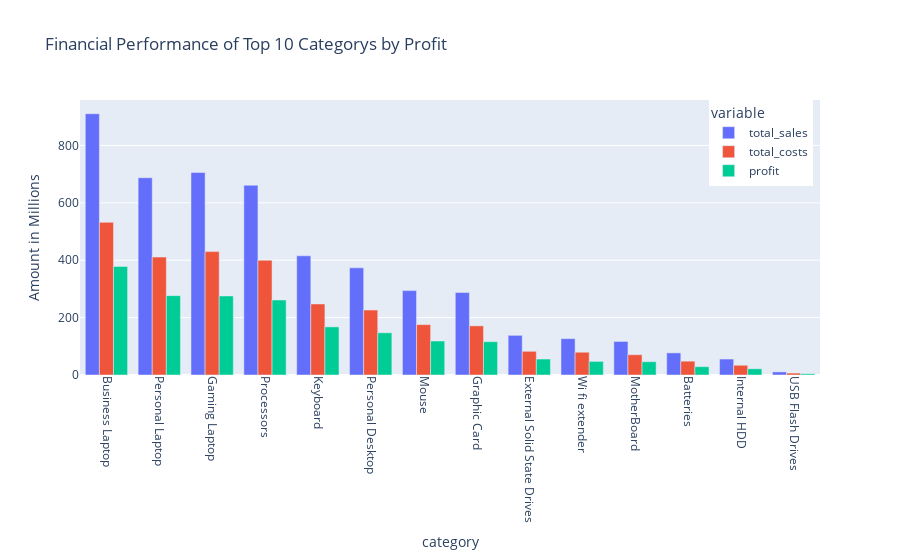

Write notebook code for a chart like this one.
### Markdown cell above
### category

### Code cell
# Visualizing top 10 financial performance based on profit within the 'category' category
column = 'category'
plotly_visualize_by_profit(actual_sales_estimates_post, column)

### Figure 1 — Plotly figure (JSON) as saved in the notebook; plotly's stock layout.template omitted (floating-point values rounded to 4 significant figures)
{"data": [{"alignmentgroup": "True", "hovertemplate": "variable=total_sales<br>category=%{x}<br>Amount in Millions=%{y}<extra></extra>", "legendgroup": "total_sales", "marker": {"color": "#636efa", "pattern": {"shape": ""}}, "name": "total_sales", "offsetgroup": "total_sales", "orientation": "v", "showlegend": true, "textposition": "auto", "type": "bar", "x": ["Business Laptop", "Personal Laptop", "Gaming Laptop", "Processors", "Keyboard", "Personal Desktop", "Mouse", "Graphic Card", "External Solid State Drives", "Wi fi extender", "MotherBoard", "Batteries", "Internal HDD", "USB Flash Drives"], "xaxis": "x", "y": [910.5, 687.5, 705.5, 661.4, 415.4, 373.5, 294.1, 287.3, 138.2, 126.8, 117.0, 77.09, 55.6, 10.84], "yaxis": "y"}, {"alignmentgroup": "True", "hovertemplate": "variable=total_costs<br>category=%{x}<br>Amount in Millions=%{y}<extra></extra>", "legendgroup": "total_costs", "marker": {"color": "#EF553B", "pattern": {"shape": ""}}, "name": "total_costs", "offsetgroup": "total_costs", "orientation": "v", "showlegend": true, "textposition": "auto", "type": "bar", "x": ["Business Laptop", "Personal Laptop", "Gaming Laptop", "Processors", "Keyboard", "Personal Desktop", "Mouse", "Graphic Card", "External Solid State Drives", "Wi fi extender", "MotherBoard", "Batteries", "Internal HDD", "USB Flash Drives"], "xaxis": "x", "y": [532.1, 410.9, 430.1, 400, 247.7, 226.3, 175.6, 171.3, 82.57, 79.36, 70.67, 48.16, 33.96, 6.64], "yaxis": "y"}, {"alignmentgroup": "True", "hovertemplate": "variable=profit<br>category=%{x}<br>Amount in Millions=%{y}<extra></extra>", "legendgroup": "profit", "marker": {"color": "#00cc96", "pattern": {"shape": ""}}, "name": "profit", "offsetgroup": "profit", "orientation": "v", "showlegend": true, "textposition": "auto", "type": "bar", "x": ["Business Laptop", "Personal Laptop", "Gaming Laptop", "Processors", "Keyboard", "Personal Desktop", "Mouse", "Graphic Card", "External Solid State Drives", "Wi fi extender", "MotherBoard", "Batteries", "Internal HDD", "USB Flash Drives"], "xaxis": "x", "y": [378.4, 276.6, 275.4, 261.4, 167.7, 147.2, 118.5, 116.1, 55.64, 47.4, 46.28, 28.93, 21.64, 4.2], "yaxis": "y"}], "layout": {"barmode": "group", "legend": {"orientation": "v", "title": {"text": "variable"}, "tracegroupgap": 0, "x": 0.99, "xanchor": "right", "y": 1, "yanchor": "top"}, "title": {"text": "Financial Performance of Top 10 Categorys by Profit"}, "xaxis": {"anchor": "y", "domain": [0, 1], "tickangle": 90, "title": {"text": "category"}}, "yaxis": {"anchor": "x", "domain": [0, 1], "title": {"text": "Amount in Millions"}}}}
